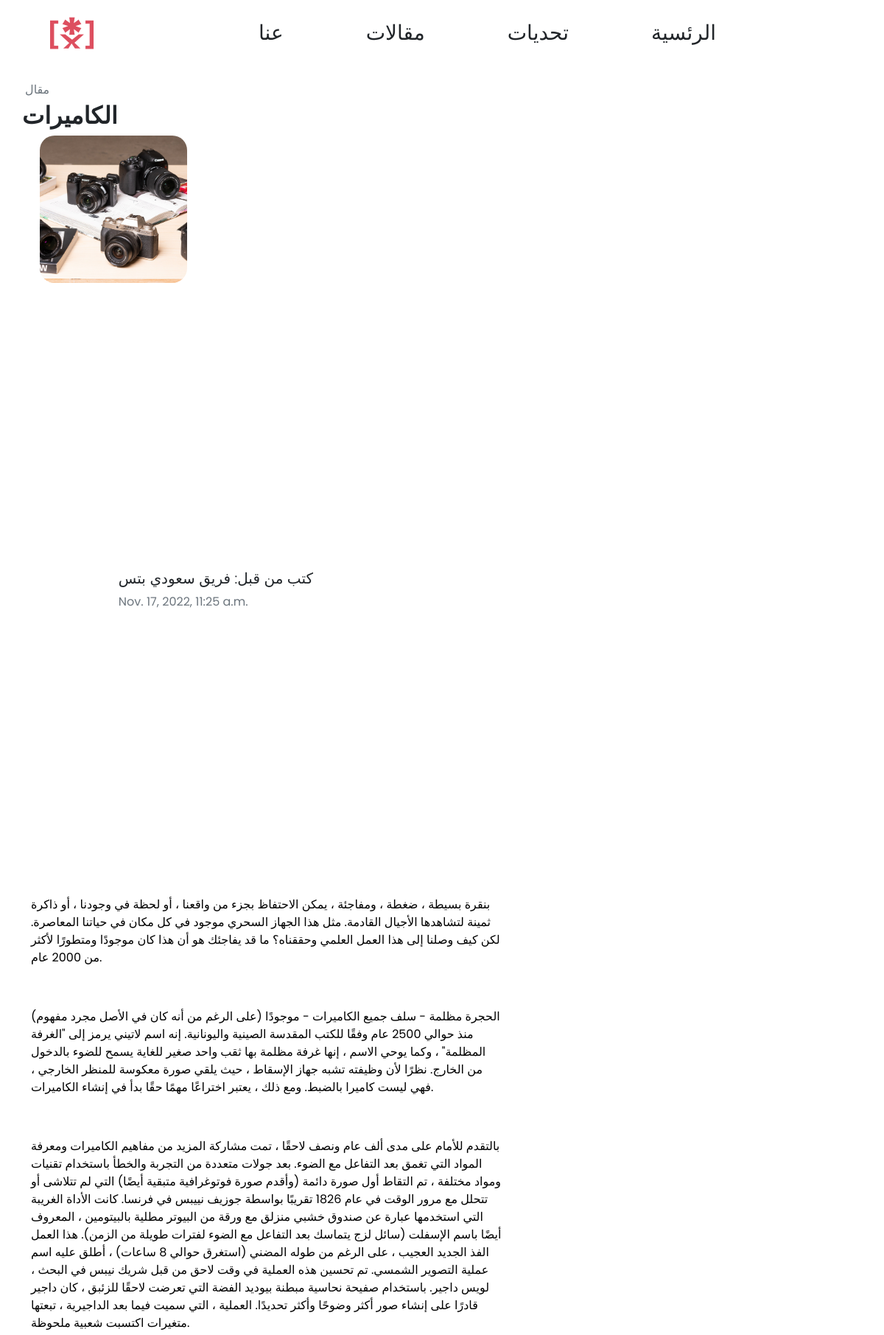
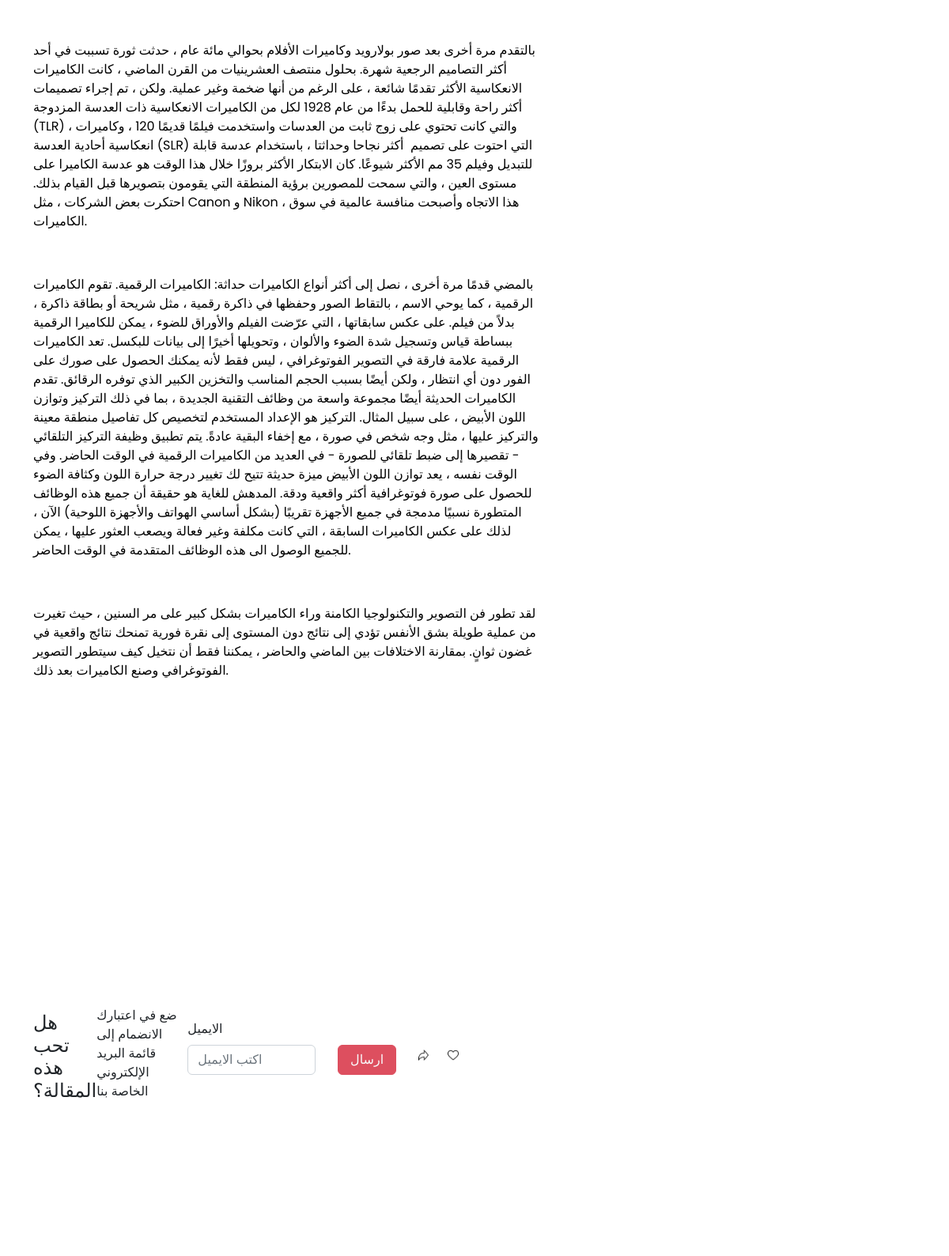
Page /4/ (upper part) on the committed database (2 pictures, top to bottom).
### articles/models.py (models this page shows, shortened)
class Article(models.Model):
    title = models.CharField(max_length=255, unique=False)
    url = models.SlugField(max_length=255, unique=True)
    author = models.ForeignKey(User, on_delete= models.CASCADE,related_name='blog_posts')
    updated_on = models.DateTimeField(auto_now= True)
    content = RichTextField()
    image = models.ImageField(upload_to='images')
    created_on = models.DateTimeField(auto_now_add=True)
    status = models.IntegerField(choices=STATUS, default=0)
    class Meta:
        ordering = ['-created_on']

### articles/views.py (the view)
# urls.py: path('<slug:pk>/', views.ArticleDetail.as_view(), name='article_detail'),
class ArticleDetail (generic.DetailView):
    model = Article
    template_name = 'main/article_detail.html'

### articles/templates/main/article_detail.html (shortened to what this page needs)
<!DOCTYPE html>
{% load static %}
 {% block content %}
<html lang="en">
<head>
    <link rel="stylesheet" href=" {% static 'styles/style.css' %} ">
    <link rel="stylesheet" href=" {% static 'static/bootstrap.css' %} ">
</head>
<body>
    <section id="Navbar">
        <nav class="navbar navbar-expand-lg">
            <div class="container-fluid justify-content-around">
              <a class="navbar-brand ps-lg-5 ps-0 m-0" href="#"><img src=" {% static 'images/icon.ico' %} " alt="Saudi Bits Logo" style="width:75px; height: 64px;"></a>
                <div class="collapse navbar-collapse justify-content-around poppins" id="navbarNav">
                    <ul class="navbar-nav text-center fs-3">
                    <li class="nav-item mx-xl-5 mx-lg-2">
                        <a class="nav-link text-dark" aria-current="page" href="#">عنا</a>
                    </li>
                    <li class="nav-item mx-xl-5 mx-lg-2">
                        <a class="nav-link text-dark" aria-current="page" href="#">مقالات</a>
                    </li>
                    <li class="nav-item mx-xl-5 mx-lg-2">
                        <a class="nav-link text-dark" href="#">تحديات</a>
                    </li>
                    <li class="nav-item mx-xl-5 mx-lg-2">
                        <a class="nav-link text-dark" href="#">الرئسية</a>
                    </li>
                    </ul>
                </div>
            </div>
          </nav>
    </section>
    <section id="main-body" class="poppins mt-3 p-lg-0 p-3 text-lg-start text-center">
        <div class="container-lg">
            <div class="row justify-content-lg-between justify-content-center">
                <div id="article" class="col-lg-7 col-12 p-0">
                    <p class="lead fs-6 text-muted m-1">
                        مقال
                    </p>
                    <h2 class="fw-bold">
                        {% block title %} {{ object.title }} {% endblock title %}
                    </h2>
                    <div id="picture" class="container-fluid row mb-2 justify-content-lg-between justify-content-center mx-0">
                        <div class="col-10">
                        <img src="/static{{ article.image.url}} " class="connect" alt="..." style="border-radius: 10%; width: 200px; height: 200px; object-fit:cover;">
                        </div>
                    </div>
                    <div id="credit" class="container p-0 my-3">
                        <div id="auth" class="container p-0 m-0 row">
                            <p class="lead col-lg-8 my-auto ms-3 text-start">
                                كتب من قبل: فريق سعودي بتس
                                <br>
                                <b class="text-muted fs-6">{{ article.created_on }}</b>
                            </p>
                        </div>
                    </div>
                    <div id="textbody" class="container-sm">
                        <p class="lead fs-6">
                            {{ object.content | safe }}
                        </p>
                    </div>
                    <div class="entermail container mt-3 mb-0 text-start">
                        <h4>هل تحب هذه المقالة؟</h4>
                        <p class="lead" style="font-size:medium;">
                            ضع في اعتبارك الانضمام إلى قائمة البريد الإلكتروني الخاصة بنا
                        </p>
                        <div class="my-3 mx-0 p-0 mb-5 d-lg-block d-none">
                            <div class="container-fluid row justify-content-start p-0">
                                <label for="exampleInputEmail1" class="form-label">الايميل</label>
                                <div id="formstuff" class="col-5">
                                        <input type="email" class="form-control" id="exampleInputEmail1" placeholder="اكتب الايميل" aria-describedby="emailHelp">
                                </div>
                                <a href="#" class="btn btn-primary col-2 mx-3 text-light">
                                    ارسال
                                </a>
                                <a href="#" class="col-1">
                                    <img src=" {% static 'images/share.png' %} " alt="Share" class="img-fluid">
                                </a>
                                <a href="#" class="col-1">
                                    <img src=" {% static 'images/heart.png' %} " alt="Share" class="img-fluid">
                                </a>
                            </div>
                        </div>
                    </div>
                </div>
            </div>
        </div>
    </section>
        <br>
</body>
</html>
{% endblock content %}

### articles/static/styles/style.css (style rules this page uses)
.poppins { font-family: 'Poppins', sans-serif; }
html { height: 100%; }
body { margin: 0; min-height: 100%; display: flex; flex-direction: column; }
.container { display: flex; align-items: center; justify-content: center; height: 100vh; }

### rows in the picture
Article: title "الكاميرات", image (picture), created_on "Nov. 17, 2022, 11:25 a.m.", content "بنقرة بسيطة ، ضغطة ، ومفاجئة ، يمكن الاحتفاظ بجزء من واقعنا ، أو لحظة في وجودنا ، أو ذاكرة ثمينة لتشاهدها الأجيال القادمة. مثل هذا الجهاز السحري موجود في كل مكان في حياتنا المعاصرة. لكن كيف وصلنا إلى هذا العمل العلمي وحققناه؟ ما قد يفاجئك هو أن هذا كان موجودًا ومتطورًا لأكثر من 2000 عام. الحجرة مظلمة - سلف جميع الكاميرات - موجودًا (على الرغم من أنه كان في الأصل مجرد مفهوم) منذ حوالي 2500 عام وفقًا للكتب المقدسة الصينية واليونانية. إنه اسم لاتيني يرمز إلى \"الغرفة المظلمة\" ، وكما يوحي الاسم ، إنها غرفة مظلمة بها ثقب واحد صغير للغاية يسمح للضوء بالدخول من الخارج. نظرًا لأن وظيفته تشبه جهاز الإسقاط ، حيث يلقي صورة معكوسة للمنظر الخارجي ، فهي ليست كاميرا بالضبط. ومع ذلك ، يعتبر اختراعًا مهمًا…"
